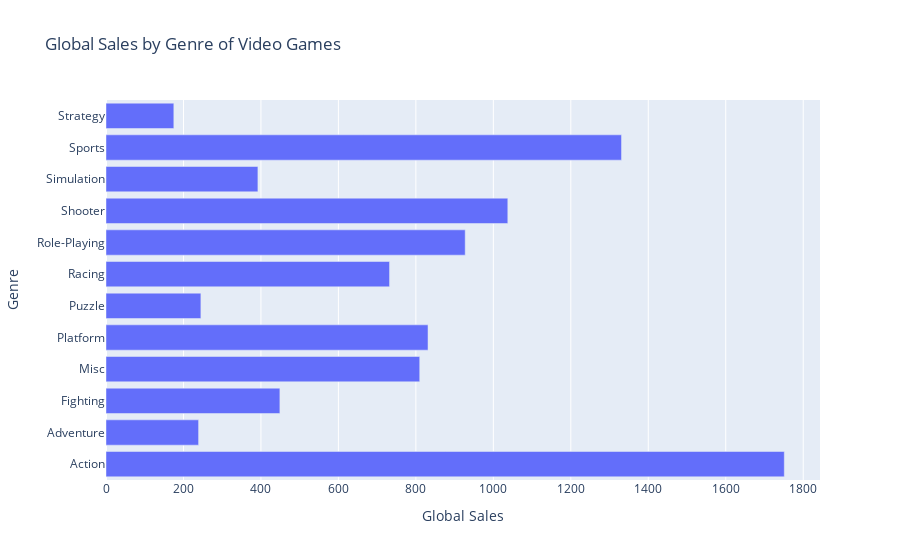

Write notebook code for a chart like this one.
### Code cell
import plotly.express as px # type: ignore
data = pd.read_csv('video_games_sales.csv')
genre_sales = data.groupby('genre')['global_sales'].sum().reset_index()
fig = px.bar(genre_sales, x='global_sales', y='genre', orientation='h',
             title='Global Sales by Genre of Video Games',
             labels={'global_sales': 'Global Sales', 'genre': 'Genre'})
fig.show()

### Figure 1 — Plotly figure (JSON) as saved in the notebook; plotly's stock layout.template omitted (floating-point values rounded to 4 significant figures)
{"data": [{"alignmentgroup": "True", "hovertemplate": "Global Sales=%{x}<br>Genre=%{y}<extra></extra>", "legendgroup": "", "marker": {"color": "#636efa", "pattern": {"shape": ""}}, "name": "", "offsetgroup": "", "orientation": "h", "showlegend": false, "textposition": "auto", "type": "bar", "x": [1751.0, 239.0, 448.9, 810.0, 831.4, 244.9, 732.0, 927.4, 1037.0, 392.2, 1331.0, 175.1], "xaxis": "x", "y": ["Action", "Adventure", "Fighting", "Misc", "Platform", "Puzzle", "Racing", "Role-Playing", "Shooter", "Simulation", "Sports", "Strategy"], "yaxis": "y"}], "layout": {"barmode": "relative", "legend": {"tracegroupgap": 0}, "title": {"text": "Global Sales by Genre of Video Games"}, "xaxis": {"anchor": "y", "domain": [0, 1], "title": {"text": "Global Sales"}}, "yaxis": {"anchor": "x", "domain": [0, 1], "title": {"text": "Genre"}}}}
